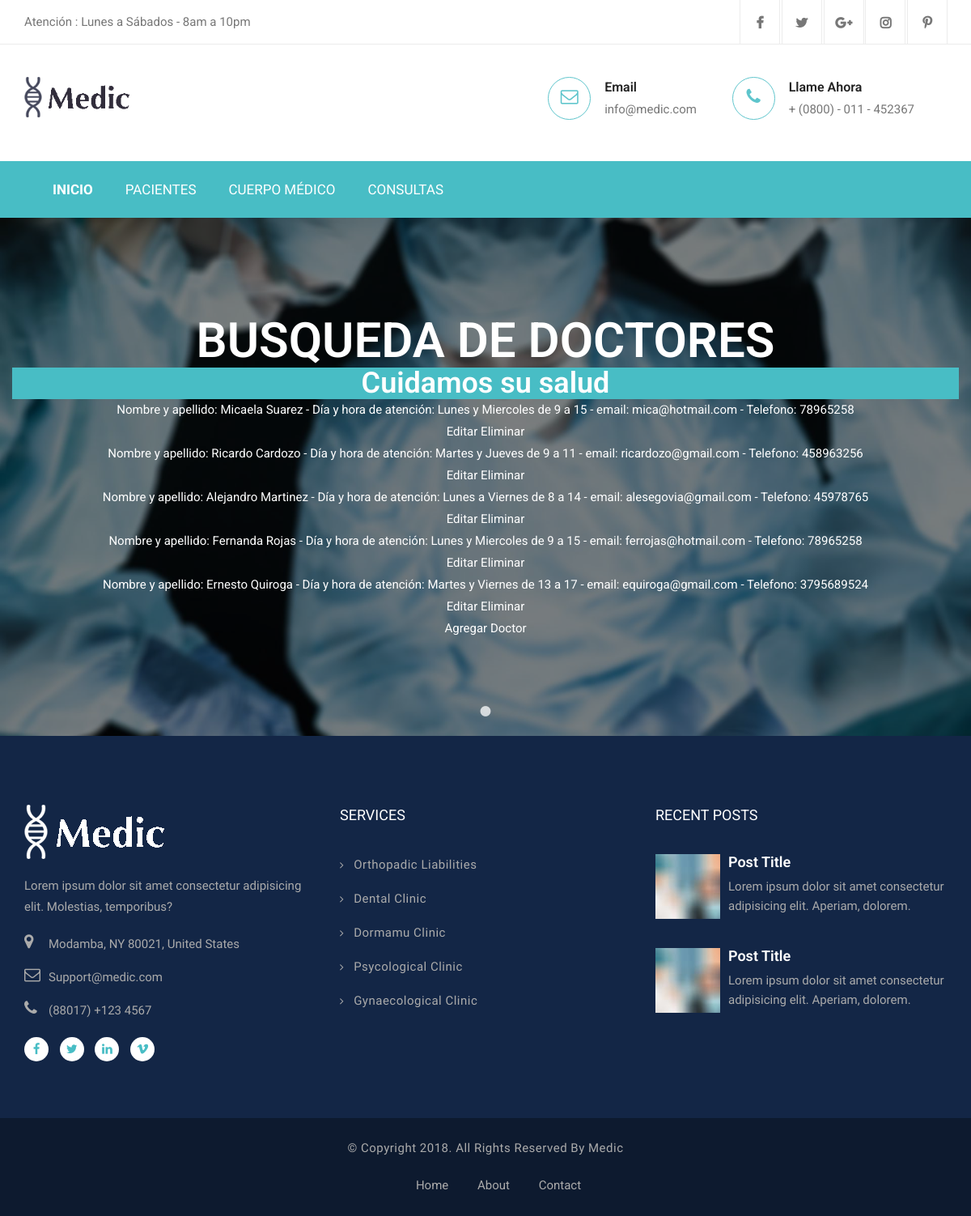
The page /AppGestionClinica/leerDoctores on the database its author committed.
### AppGestionClinica/models.py (models this page shows)
class Doctores(models.Model):
    nombre = models.CharField(max_length=30)
    apellido = models.CharField(max_length=30)
    dia_hora_atencion = models.CharField(max_length=40)
    email = models.EmailField()
    telefono = models.IntegerField()
    def __str__(self):
        return f"Nombre y apellido: {self.nombre} {self.apellido} - Día y hora de atención: {self.dia_hora_atencion} - email: {self.email} - Telefono: {self.telefono}"

### AppGestionClinica/views.py (the view)
# urls.py: path('leerDoctores', views.leerDoctores),
def leerDoctores(request):
    doctores = Doctores.objects.all()
    contexto = {"doctores": doctores}
    return render(request, "AppGestionClinica/leerDoctores.html", contexto)

### AppGestionClinica/templates/AppGestionClinica/leerDoctores.html
{% extends "AppGestionClinica/padre.html" %}
{% load static %}
{% block contenido_1 %}
    <h2 class="text-white text-bold mb-2">BUSQUEDA DE DOCTORES</h2>
    <h1 style="color: white; background-color: #48bdc5;" >Cuidamos su salud</h1>
    {% for doctor in doctores %}
        <li style="color: white;">{{doctor}}</li>
        <a href="{% url 'EditarDoctor' doctor.nombre %}" style="color: white;">Editar</a>
        <a href="{% url 'EliminarDoctor' doctor.nombre %}" style="color: white;">Eliminar</a>
    {% endfor %}
    <br>
    <a href="{% url 'Doctores' %}" style="color: white;">Agregar Doctor</a>
{% endblock %}

### AppGestionClinica/static/AppGestionClinica/css/style.css (style rules this page uses)
body { line-height: 1.4; font-family: "Source Sans Pro", sans-serif; -webkit-font-smoothing: antialiased; }
h1, h2, h3, h4, h5, h6 { font-family: "Roboto", sans-serif; font-weight: 600; }
body { font-size: 15px; color: #777777; line-height: 1.8em; font-weight: 400; background: #ffffff; background-size: cover; background-repeat: no-repeat; background-position: center top; -webkit-font-smoothing: antialiased; font-family: "Roboto", sans-serif; }
a { text-decoration: none; cursor: pointer; }
h1, h2, h3, h4, h5, h6 { margin: 0px; }
li { list-style: none; padding: 0px; margin: 0px; }
.hero-slider .content.style h2 { font-size: 60px; }
.hero-slider .content h2 { font-size: 35px; text-transform: capitalize; font-weight: 600; font-family: "Roboto", sans-serif; color: #fff; }

### rows shown on the page
Doctores: nombre+apellido+dia_hora_atencion "Nombre y apellido: Micaela Suarez - Día y hora de atención: Lunes y Miercoles de 9 a 15 - email: mica@hotmail.com - Telefono: 78965258"
Doctores: nombre+apellido+dia_hora_atencion "Nombre y apellido: Ricardo Cardozo - Día y hora de atención: Martes y Jueves de 9 a 11 - email: ricardozo@gmail.com - Telefono: 458963256"
Doctores: nombre+apellido+dia_hora_atencion "Nombre y apellido: Alejandro Martinez - Día y hora de atención: Lunes a Viernes de 8 a 14 - email: alesegovia@gmail.com - Telefono: 45978765"
Doctores: nombre+apellido+dia_hora_atencion "Nombre y apellido: Fernanda Rojas - Día y hora de atención: Lunes y Miercoles de 9 a 15 - email: ferrojas@hotmail.com - Telefono: 78965258"
Doctores: nombre+apellido+dia_hora_atencion "Nombre y apellido: Ernesto Quiroga - Día y hora de atención: Martes y Viernes de 13 a 17 - email: equiroga@gmail.com - Telefono: 3795689524"
